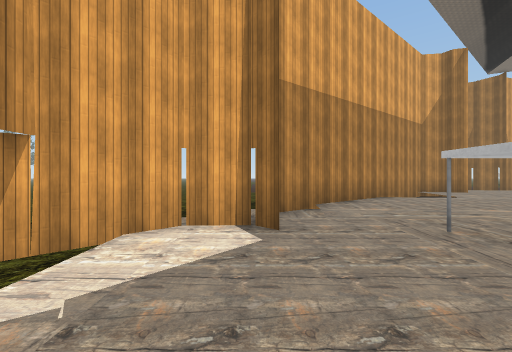
View 1 (above)

22 first-person views from a walk through a 3-D level made in the Unity game engine. The camera is 1.5 m above the floor, looks level and sees 90° across. The floor is counted in squares, 2 m on a side. Each view is taken from the middle of a square. On the plan, view 1 faces up. The plan holds only what a view shows up to about 9 squares ahead; the rest is blank. The place goes on beyond the plan. Some surface patterns are stand-ins.

View 2
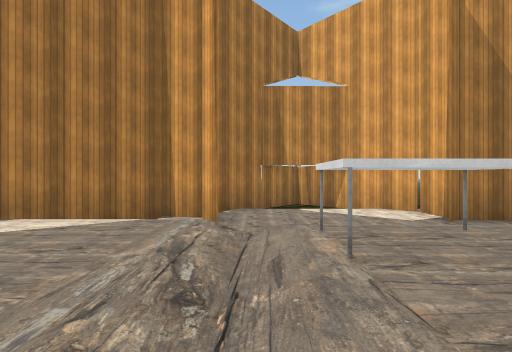

View 3
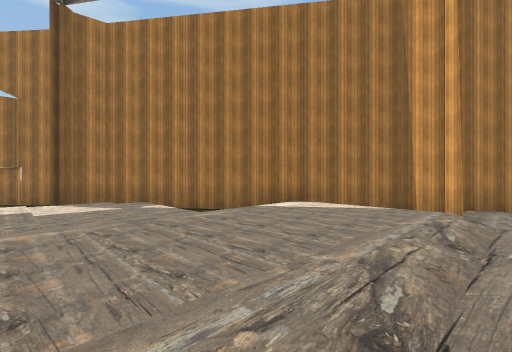

View 4
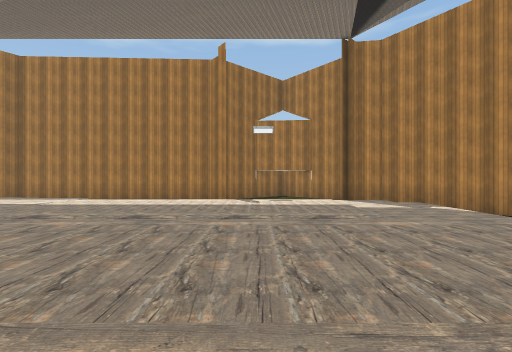

View 5
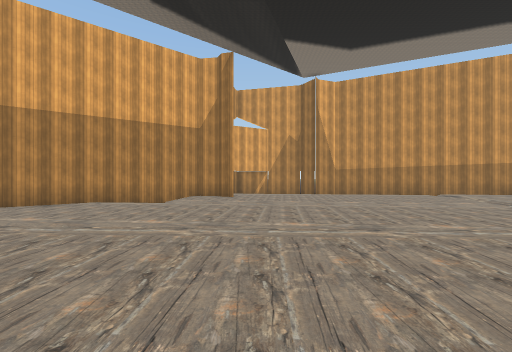

View 6
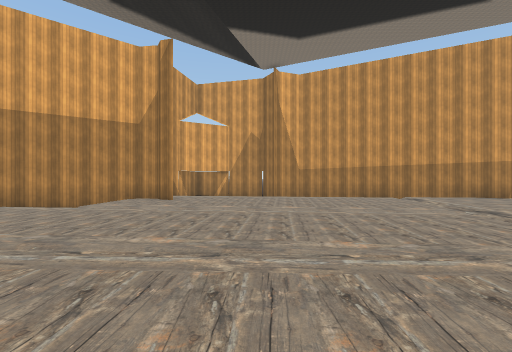

View 7
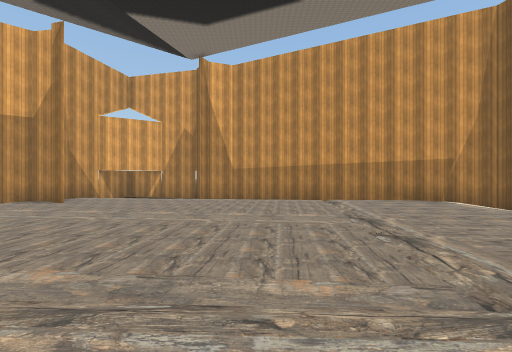

View 8
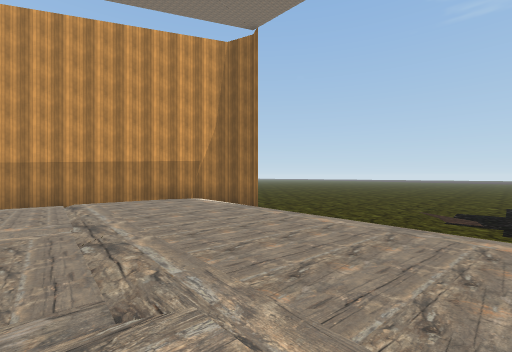

View 9
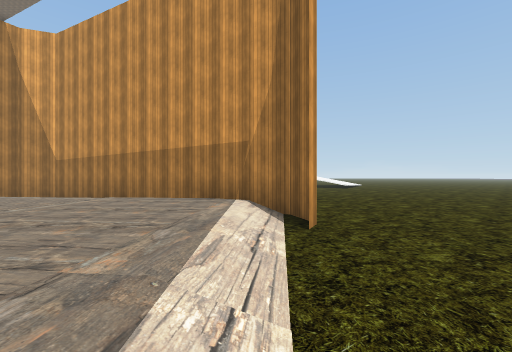

View 10
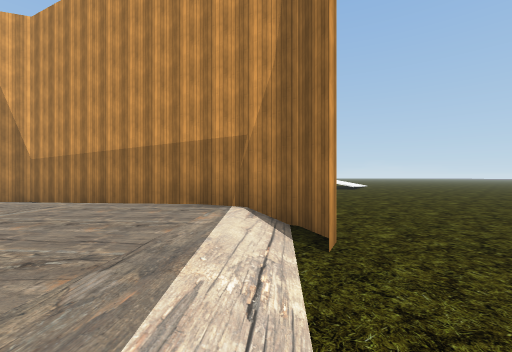

View 11
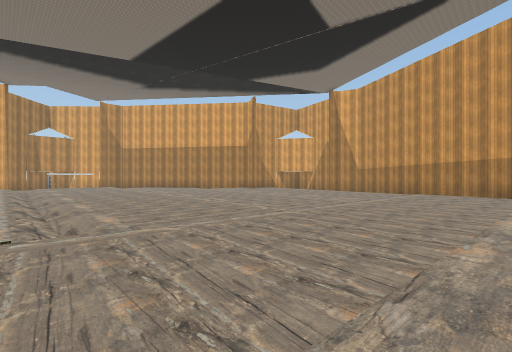

View 12
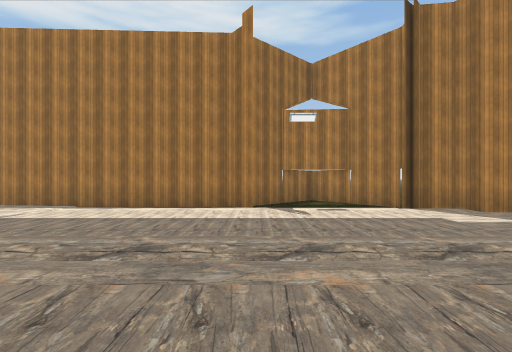

View 13
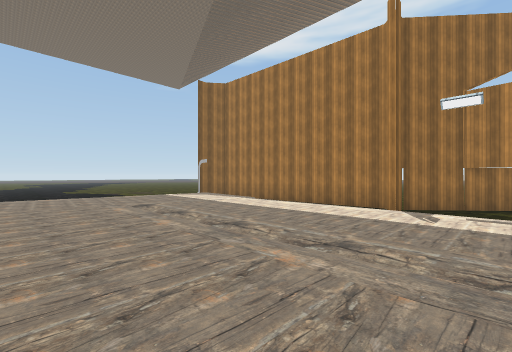

View 14
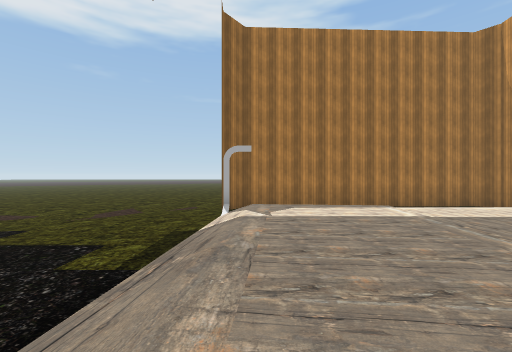

View 15
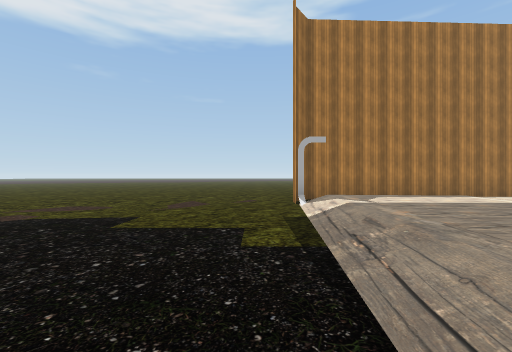

View 16
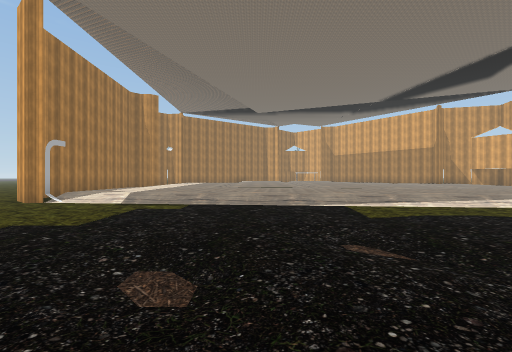

View 17
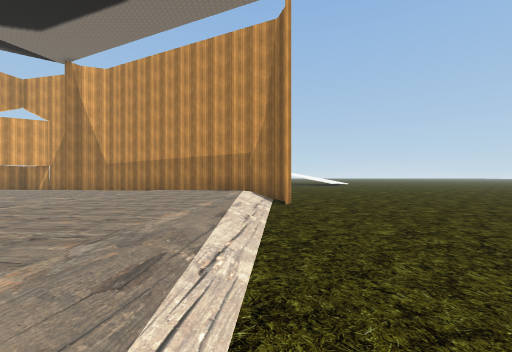

View 18
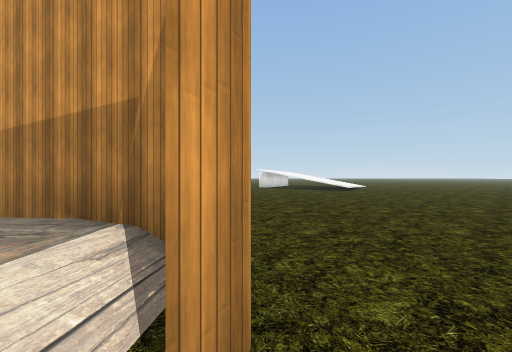

View 19
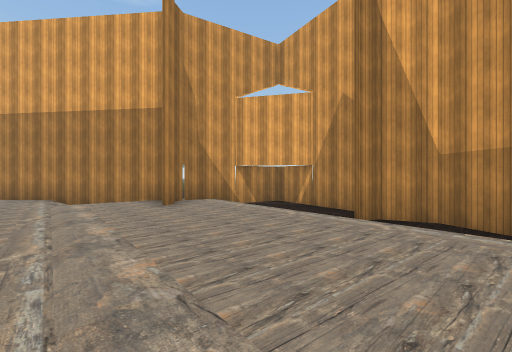

View 20
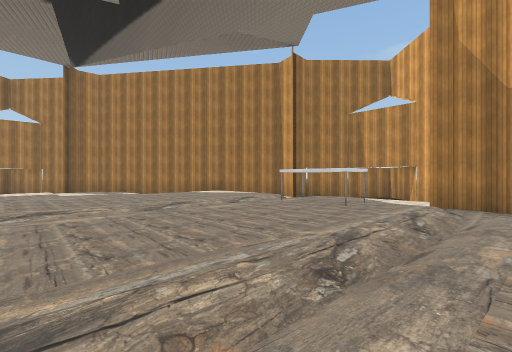

View 21
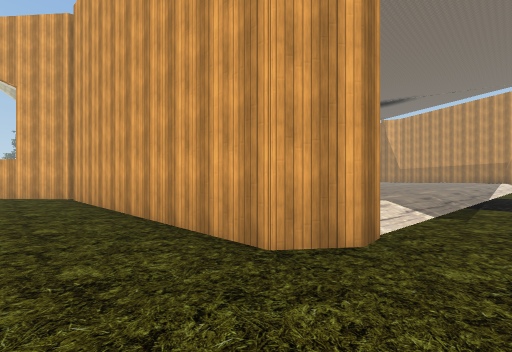

View 22
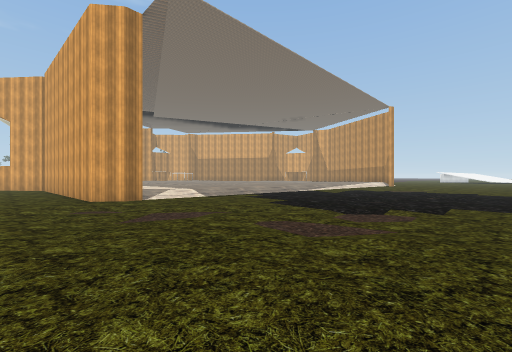

### Floor plan
Key: @ floor where view 1 was taken; # wall or solid block; . main floor; : floor 0.25 m higher than the main floor; + floor 0.5 m higher than the main floor; * floor 0.75 m higher than the main floor; / step, stairs or slope; T table.
Columns run from 3 left of view 1 to 28 right of it. Each row starts with its distance up from view 1.
 15                         ........
 14            ####         ........
 13            #.. ###      ........
 12           # / //.###    ........
 11           #++++++//###  .......
 10          ###++++++++/###........
  9        ## +++++++++/+++##.......
  8       ##//+++++++++/+++/#......
  7      ##++++++++++++/+++/......
  6     ##+++++++++++++/+++/.....
  5   .##++++++++++++++++++/.....
  4   ##://///////+++++++++/......
  3    ::++++++++++++++++++/.......
  2 # :::T#++++++++++++++++........
  1 #.:::T#+++++++++++++++/...
  0 ##:@:///////////++++++/....
 -1  ###/**************+++/..... ..
 -2    #/**************+++/........
 -3    # **************+++/........
 -4     #**************+++/........
 -5     ## /++++++++++++++/........
 -6      ##/++++++++++++++/...../..
 -7       # ++++++++++++++/........
 -8        #++++++++++++++/../.....
 -9        ###        ////#........
-10         ##...##########.........
-11          # .##..................
-12           ###..................

Positions as (right, up) in squares from view 1, and headings:
1: (0, 0), facing up
2: (5, 0), facing left
3: (7, 0), facing down-left
4: (9, 0), facing down
5: (9, 0), facing up
6: (11, 1), facing up
7: (14, 2), facing up
8: (15, 2), facing up-right
9: (20, 4), facing up
10: (20, 5), facing up
11: (19, -1), facing up-left
12: (10, -2), facing down
13: (8, -2), facing down-right
14: (18, -2), facing down
15: (20, -2), facing down
16: (26, -3), facing left
17: (20, 1), facing up
18: (21, 7), facing up
19: (14, 7), facing up-left
20: (8, 5), facing down-left
21: (20, -12), facing up-left
22: (27, -12), facing up-left
